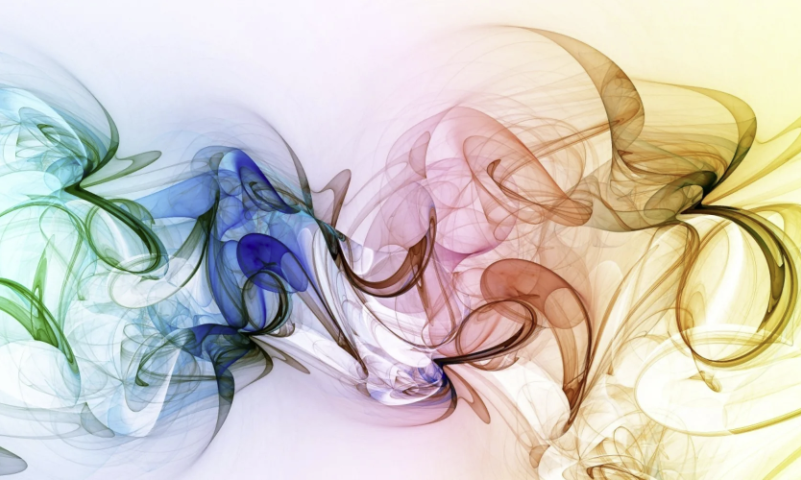
#> input picture LAB_3/img.png, 801 x 480 px, given in place of the camera
$ python task2.py
#> lines starting #> are read from the running program, lines starting #| are printed output that depends on the picture; after the words box and inside, x2 and y2 are one past the last pixel; in counts of white or black regions, pixels touching at a corner belong together
import cv2
import numpy as np

def video_proc():
    down_points = (640, 480)
    cap = cv2.VideoCapture(0)
    while True:
        ret, frame = cap.read()
#> frame is the input picture: shape (480, 801, 3); mean B, G, R 194.6, 201.9, 207.7
        if not ret:
            break

        frame = cv2.resize(frame, down_points, interpolation=cv2.INTER_LINEAR)
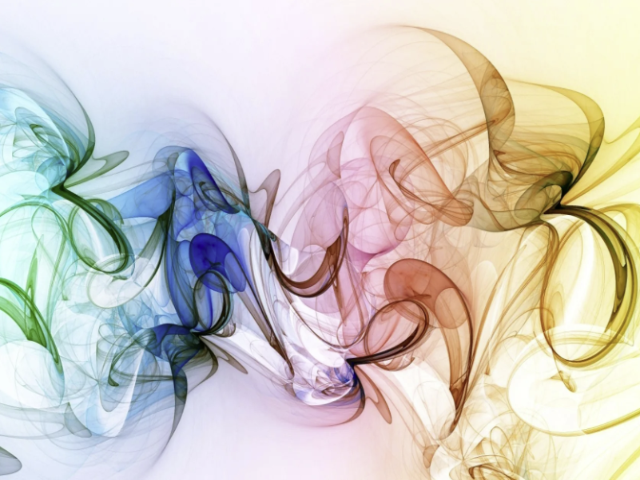
#> frame: shape (480, 640, 3); mean B, G, R 194.6, 201.9, 207.7
        gray = cv2.cvtColor(frame, cv2.COLOR_BGR2GRAY)
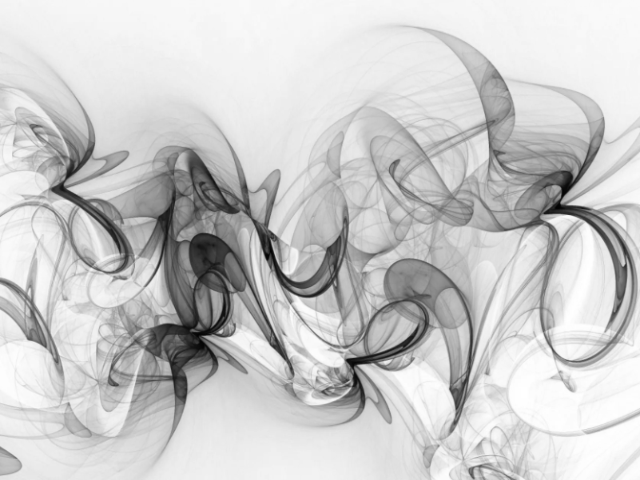
#> gray: shape (480, 640); min 2, max 255, mean 202.8
        gray = cv2.GaussianBlur(gray, (21, 21), 0)
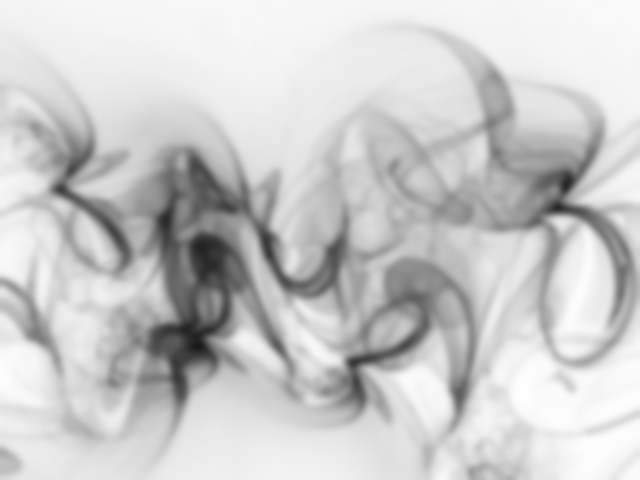
#> gray: shape (480, 640); min 25, max 254, mean 202.8
        ret, thresh = cv2.threshold(gray, 110, 255, cv2.THRESH_BINARY_INV)
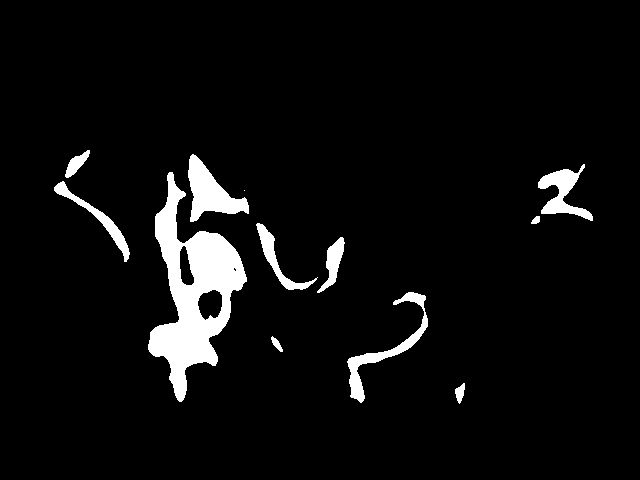
#> thresh: shape (480, 640); 5.4% white; 12 white regions (1 under 20 px)

        contours, hierarchy = cv2.findContours(thresh, cv2.RETR_EXTERNAL, cv2.CHAIN_APPROX_NONE)
#> contours = 12 contours, 1 with area under 20; largest, box (x1, y1, x2, y2) and area: (148, 172, 247, 402) 9616, (188, 154, 249, 222) 1793, (347, 292, 428, 403) 1273, (538, 164, 593, 221) 1121, (54, 181, 130, 262) 780
        if len(contours) > 0:
            c = max(contours, key=cv2.contourArea)
#> c = contour of 583 points, box (x1, y1, x2, y2) (148, 172, 247, 402), area 9616
            x, y, w, h = cv2.boundingRect(c)
#> x = 148; y = 172; w = 99; h = 230
            cv2.rectangle(frame, (x, y), (x + w, y + h), (0, 255, 0), 2)
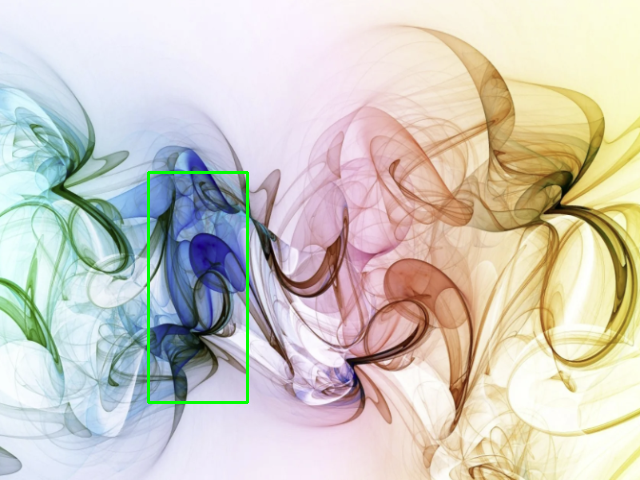
#> frame: shape (480, 640, 3); 0.64% of pixels changed, all inside (x1, y1, x2, y2) = (147, 171, 249, 404)
            if 170 <= x + w // 2 <= 470 and 90 <= y + h // 2 <= 390:
                frame = cv2.rotate(frame, cv2.ROTATE_180)
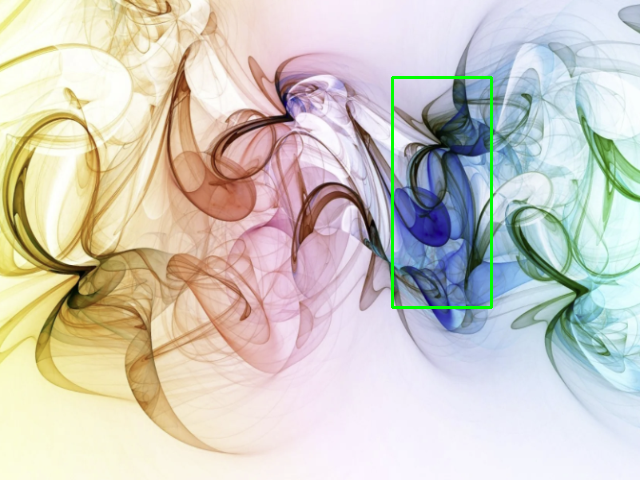
#> frame: shape (480, 640, 3); mean B, G, R 193.4, 202.4, 206.7

        cv2.imshow('cam', frame)
        if cv2.waitKey(1) & 0xFF == ord('q'):
#> (key q is pressed here)
            break
    cap.release()


video_proc()
cv2.waitKey(0)
cv2.destroyAllWindows()
